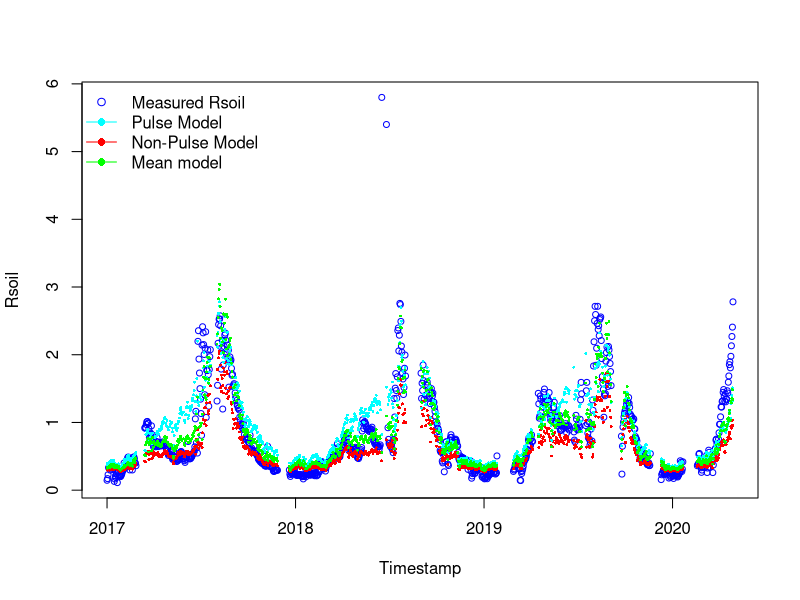
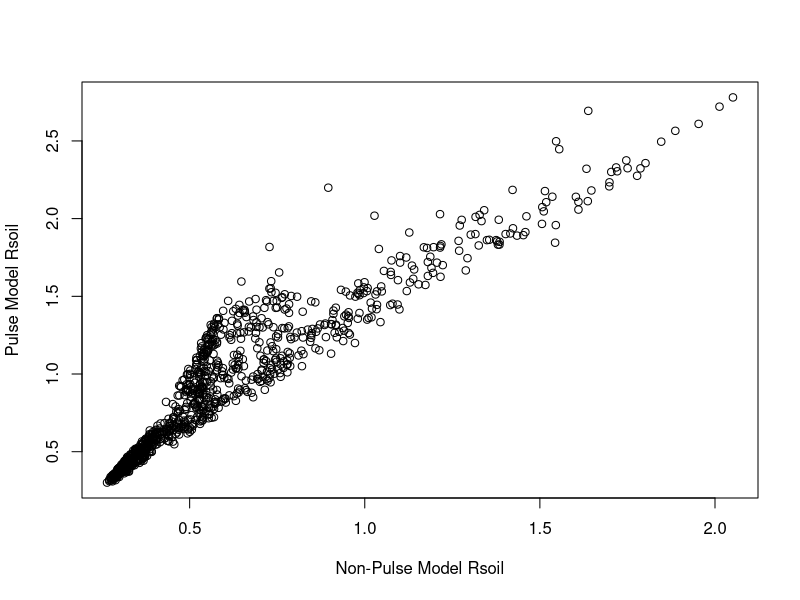
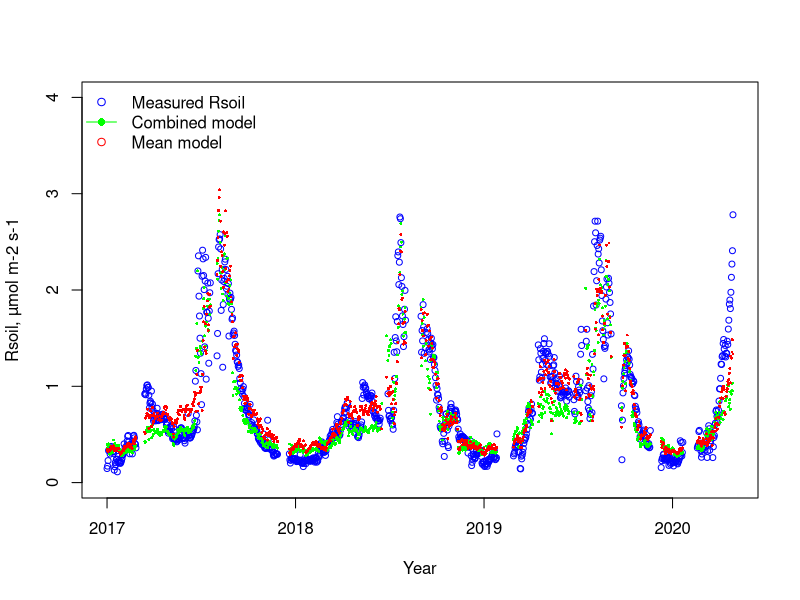
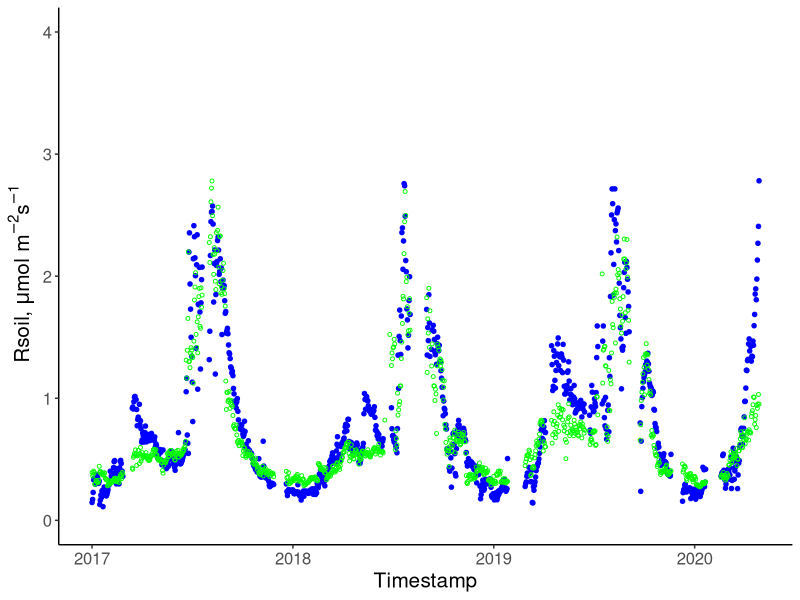
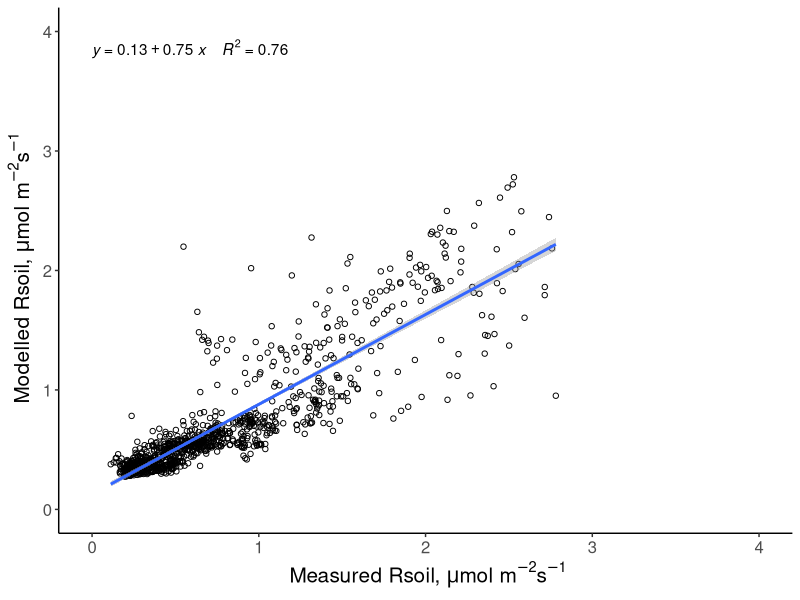
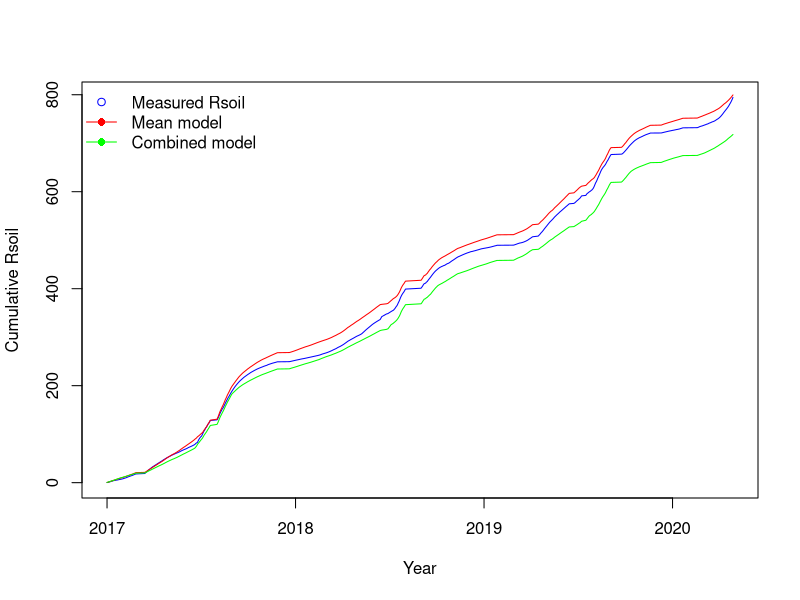
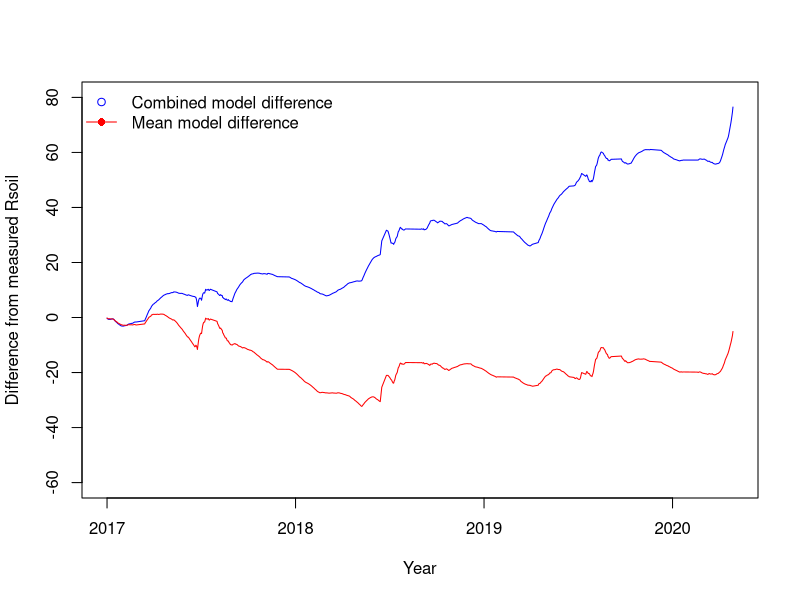
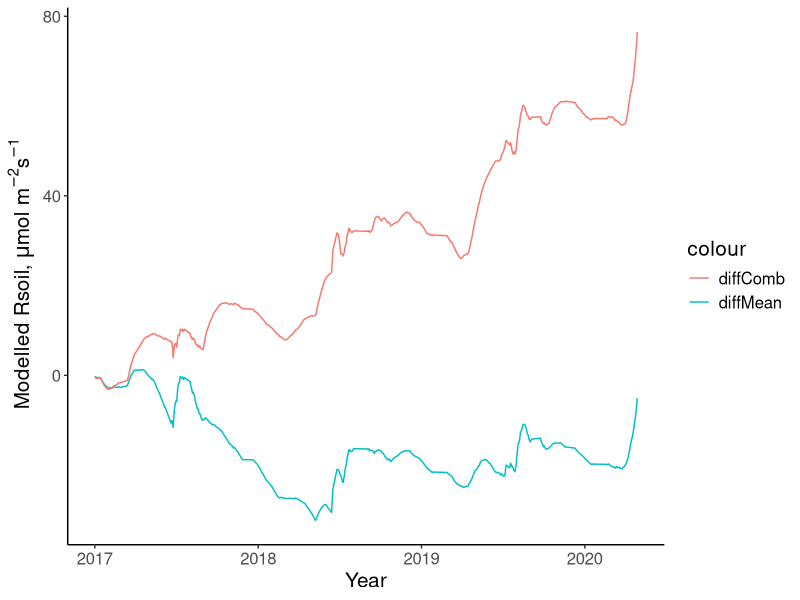

Recreate these plots in R, in order.
# 18-05-2024
# Anastasia Makhnykina

library(dplyr)
library(tidyr)
library(tidyverse)
library(lubridate)
library(ggplot2)
library(units)
library(stats)
library(grDevices)
library(readr)
library(minpack.lm)
library(ggpubr)
# Open new files 
summary_Cham <- read.csv("data/All summary chamber.csv")
Pulse_Cham <- read.csv("data/Pulse sum chamber.csv")
NonPulse_Cham <- read.csv("data/NonPulse sum chamber.csv")

# Make sure in the Date format
NonPulse_Cham$date <- as.Date(NonPulse_Cham$date)
Pulse_Cham$date <- as.Date(Pulse_Cham$date)
summary_Cham$date <- as.Date(summary_Cham$date)

# CHECK COLUMN NAMES AND DATA TYPES
str(NonPulse_Cham)
str(Pulse_Cham)
str(summary_Cham)

###### Pulse time model ###########################
###################################################

# Assign variables
Pulse_Cham <- na.omit(Pulse_Cham)

meanSWC_P =Pulse_Cham$meanSWC
meanST_P = Pulse_Cham$meanTsoil
meanGPP_P = Pulse_Cham$meanGPP
GPPmax_P = max(Pulse_Cham$meanGPP, na.rm=TRUE)

# Fit model
Param_model4_P <- nls(meanRsoil ~ Fref*((meanGPP_P/GPPmax_P +n)/1+n) *(1-c4*(0.1-meanSWC_P)^2)*exp(b4*meanST_P), 
                      data = Pulse_Cham,
                      start = list(Fref=0.75,  c4=56.54, b4=0.04, n=0.84),
                      control = nls.control(maxiter = 1000, minFactor = 0.01)
)
Summary_Model4_P = summary(Param_model4_P)

# Pulse parameters 
#Parameters:
# Estimate Std. Error t value Pr(>|t|)    
# Fref  0.446910   0.060229   7.420 7.49e-13 ***
# c4    -1.058658   0.764587  -1.385    0.167    
# b4     0.044799   0.003433  13.049  < 2e-16 ***
#  n     0.298964   0.035638   8.389 9.29e-16 ***

FrefP = 0.446910 
SMoptP =0.125 
c4P = -1.058658   
b4P = 0.044799
nP= 0.298964

####### Non-Pulse model ###################
###########################################

# Assign variables
NonPulse_Cham <- na.omit(NonPulse_Cham)

meanSWC_NP <- NonPulse_Cham$meanSWC
meanST_NP <- NonPulse_Cham$meanTsoil
meanGPP_NP <- NonPulse_Cham$meanGPP
GPPmax_NP <- max(NonPulse_Cham$meanGPP)

# Fit model
Param_model4_NP <- nls(meanRsoil ~ Fref*((meanGPP_NP/GPPmax_NP +n)/1+n) *
                         (1-c4*(0.1-meanSWC_NP)^2)*exp(b4*meanST_NP), 
                       data = NonPulse_Cham,
                       start = list(Fref=0.75, c4=56.54, b4=0.04, n=0.84),
                       control = nls.control(maxiter = 1000, minFactor = 0.01)
)
Summary_Model4_NP = summary(Param_model4_NP)

#Parameters:
#        Estimate Std. Error t value Pr(>|t|)    
# Fref   0.743454   0.035530  20.924   <2e-16 ***
#  c4   -1.668911   0.845241  -1.974   0.0488 *  
#  b4    0.023544   0.001437  16.383   <2e-16 ***
#  n     0.160941   0.007160  22.479   <2e-16 ***


# NON_Pulse parameters
FrefNP = 0.743454
SMoptNP =0.125 
c4NP = -1.668911  
b4NP = 0.023544
nNP=  0.160941

############### All time model #################################
################################################################

complete.cases(summary_Cham)

# Setting up drivers for all time

summary_Cham <- na.omit (summary_Cham)

All_meanSWC = summary_Cham$meanSWC
All_meanST = summary_Cham$meanTsoil
All_meanGPP = summary_Cham$meanGPP
All_GPPmax = max(summary_Cham$meanGPP, na.rm = TRUE)

Param_model4_All <- nls(meanRsoil ~ Fref*((All_meanGPP/All_GPPmax +n)/1+n) *(1-c4*(0.1-All_meanSWC)^2)*exp(b4*All_meanST), 
                        data = summary_Cham,
                        start = list(Fref=0.75,  c4=56.54, b4=0.04, n=0.84),
                        control = nls.control(maxiter = 1000, minFactor = 0.01)
)
Summary_Model4_All = summary(Param_model4_All)

#Parameters:
#       Estimate Std. Error t value Pr(>|t|)    
# Fref  0.916427   0.062004  14.780   <2e-16 ***
# c4   -0.244660   0.542270  -0.451    0.652    
# b4    0.031851   0.001996  15.960   <2e-16 ***
# n     0.137391   0.007402  18.561   <2e-16 ***


# All-time parameters
FrefAll = 0.916427
SMoptAll =0.125 
c4All = -0.244660   
b4All = 0.031851
nAll= 0.137391



#run model for full time series based on non-pulse time parameters
ALL_model4_NP = FrefNP*((All_meanGPP/All_GPPmax +nNP)/1+nNP) *(1-c4NP*(SMoptNP-All_meanSWC)^2)*exp(b4NP*All_meanST)
#run model for full time series based on pulse time parameters
All_model4_P = FrefP*((All_meanGPP/All_GPPmax +nP)/1+nP) *(1-c4P*(SMoptP-All_meanSWC)^2)*exp(b4P*All_meanST)
#run all time model
All_model4 = FrefAll*((All_meanGPP/All_GPPmax +nAll)/1+nAll) *(1-c4All*(SMoptAll-All_meanSWC)^2)*exp(b4All*All_meanST)

# Plot the RECO time series
plot(summary_Cham$date, summary_Cham$meanRsoil, type = "p", col = "blue", xlab = "Timestamp", ylab = "Rsoil", cex = 0.8)

# Add the model output time series to the plot - CORRECT FIGURE
points(summary_Cham$date, ALL_model4_NP, col = "red", pch = 16, cex = 0.4)
points(summary_Cham$date, All_model4_P, col = "cyan", pch = 16, cex = 0.4, alpha=0.5)
points(summary_Cham$date, All_model4, col = "green", pch = 16, cex = 0.4, alpha=0.5)

# create the legend
legend(x = "topleft",
       legend = c("Measured Rsoil", "Pulse Model", "Non-Pulse Model", "Mean model"),
       pch = c(1, 16, 16,16),
       col = c("blue", "cyan", "red","green"),
       lty = c(NA, 1, 1,1),
       bty = "n")


plot(ALL_model4_NP,All_model4_P, xlab = "Non-Pulse Model Rsoil", ylab = "Pulse Model Rsoil")

# calculate RMSE
rmse_NP <- sqrt(mean((ALL_model4_NP - summary_Cham$meanRsoil)^2, na.rm = TRUE))
rmse_P <- sqrt(mean((All_model4_P - summary_Cham$meanRsoil)^2, na.rm = TRUE))
# calculate MAPE
mape_NP <- mean(abs(ALL_model4_NP - summary_Cham$meanRsoil) / summary_Cham$meanRsoil, na.rm = TRUE) * 100
mape_P <- mean(abs(All_model4_P - summary_Cham$meanRsoil) / summary_Cham$meanRsoil, na.rm = TRUE) * 100
# calculate R-squared
r_squared_NP <- cor(ALL_model4_NP, summary_Cham$meanRsoil, use = "complete.obs")^2
r_squared_P <- cor(All_model4_P, summary_Cham$meanRsoil, use = "complete.obs")^2


# Create df with all measured and modelled fluxes
Rsoil_df <- summary_Cham %>%
  select(date, meanRsoil, max_pulse_duration, )

Rsoil_df$PulseM <- All_model4_P
Rsoil_df$NonPulseM <- ALL_model4_NP
Rsoil_df$MeanM <- All_model4

Rsoil1 <- Rsoil_df %>%
  select (date, meanRsoil, max_pulse_duration, PulseM, NonPulseM, MeanM) %>%
  mutate(case_when(max_pulse_duration == 0 ~ NonPulseM,
                   max_pulse_duration == 8 ~ PulseM,
                   max_pulse_duration == 14 ~ PulseM,
                   max_pulse_duration == 20 ~ PulseM))


plot(Rsoil1$date, Rsoil1$meanRsoil, type = "p", col = "blue", xlab = "Year", 
     ylab =  "Rsoil, µmol m-2 s-1", cex = 0.8,
     ylim = c(0,4))

points(Rsoil1$date, Rsoil1$`case_when(...)`, col="green", pch = 16, cex = 0.4, alpha=0.5)
points(Rsoil1$date, Rsoil1$MeanM, col="red", pch = 16, cex = 0.4, alpha=0.5)

# create the legend
legend(x = "topleft",
       legend = c("Measured Rsoil", "Combined model", "Mean model"),
       pch = c(1, 16),
       col = c("blue", "green", "red"),
       lty = c(NA, 1),
       bty = "n")

Rsoil_df$Rsoil_Combined <- Rsoil1$`case_when(...)`

Rsoil_df %>%
  na.omit() %>%
  ggplot(aes(x=date))+
  geom_point(aes(y = meanRsoil),shape=20, color = "blue", size = 2)+
  geom_point(aes(y=Rsoil_Combined),shape=1, size = 1, color = "green")+
  theme_classic()+
  theme(text = element_text(size = 15))+
  ylab(~paste("Rsoil, ", mu, "mol m"^-2,"s"^-1))+
  xlab("Timestamp")+
  ylim(0,4)


Rsoil_df %>%
  ggplot(aes(x=meanRsoil, y = Rsoil_Combined))+
  geom_point(shape=1)+
  theme_classic()+
  theme(text = element_text(size = 15))+
  stat_regline_equation(aes(label = paste(..eq.label..,..rr.label.., sep = "~~~~")))+
  stat_smooth(method = "lm",formula = y ~ x ,size = 1)+
  ylab(~paste("Modelled Rsoil, ", mu, "mol m"^-2,"s"^-1))+
  xlab(~paste("Measured Rsoil, ", mu, "mol m"^-2,"s"^-1))+
  #ggtitle('Non-pulse time')+
  ylim(0,4)+
  xlim(0,4)

# statistics for Combined model
rmse_CombMod <- sqrt(sum((Rsoil_df$Rsoil_Combined - Rsoil_df$meanRsoil)^2, na.rm=TRUE)/nrow(Rsoil_df))

# calculate MAPE -  Mean absolute percent error
mape_CombMod <- mean(abs((Rsoil_df$Rsoil_Combined - Rsoil_df$meanRsoil) / Rsoil_df$meanRsoil), na.rm=TRUE) * 100

# calculate R-squared
r_squared_CombMod <- cor(Rsoil_df$Rsoil_Combined, Rsoil_df$meanRsoil, use = "complete.obs")^2

### statistics for Mean model
rmse_MeanMod <- sqrt(sum((Rsoil_df$MeanM - Rsoil_df$meanRsoil)^2, na.rm=TRUE)/nrow(Rsoil_df))

# calculate MAPE -  Mean absolute percent error
mape_MeanMod <- mean(abs((Rsoil_df$MeanM - Rsoil_df$meanRsoil) / Rsoil_df$meanRsoil), na.rm=TRUE) * 100

# calculate R-squared
r_squared_MeanMod <- cor(Rsoil_df$MeanM, Rsoil_df$meanRsoil, use = "complete.obs")^2



###### Calculate cumulative flux for - Mean model, Including Pulse and non-pulse together and measured fluxes ######
####################################################################################################################

### Create df with just fluxes #####

Rsoildf_new <- Rsoil_df %>%
  na.omit() %>%
  select (date, meanRsoil, MeanM, Rsoil_Combined)

Rsoildf_new$culMeasured <- ave(Rsoildf_new$meanRsoil, FUN = cumsum)  
Rsoildf_new$culMeanMod <- ave(Rsoildf_new$MeanM, FUN = cumsum)  
Rsoildf_new$culCombined <- ave(Rsoildf_new$Rsoil_Combined, FUN = cumsum)  


plot(Rsoildf_new$date,Rsoildf_new$culMeasured,  type = "l", col = "blue", xlab = "Year", 
     ylab =  "Cumulative Rsoil", cex = 0.8)
lines(Rsoildf_new$date, Rsoildf_new$culMeanMod, type = "l", col = "red")
lines(Rsoildf_new$date, Rsoildf_new$culCombined, type = "l", col = "green")


legend(x = "topleft",
       legend = c("Measured Rsoil", "Mean model", "Combined model" ),
       pch = c(1, 16, 16),
       col = c("blue", "red", "green"),
       lty = c(NA, 1,1),
       bty = "n")



sum(Rsoildf_new$meanRsoil)
sum(Rsoildf_new$MeanM)
sum(Rsoildf_new$Rsoil_Combined)

######### Difference Rsoil Measured - Modelled 
Rsoildf_new$diffMean <- Rsoildf_new$culMeasured - Rsoildf_new$culMeanMod
Rsoildf_new$diffComb <- Rsoildf_new$culMeasured - Rsoildf_new$culCombined


plot(Rsoildf_new$date,Rsoildf_new$diffComb,  type = "l", col = "blue", xlab = "Year", 
     ylab =  "Difference from measured Rsoil", #cex = 0.8,
     ylim = c(-60,80)
)
lines(Rsoildf_new$date, Rsoildf_new$diffMean, type = "l", col = "red")

legend(x = "topleft",
       legend = c("Combined model difference", "Mean model difference"),
       pch = c(1, 16, 16),
       col = c("blue", "red"),
       lty = c(NA, 1, 1),
       bty = "n")


Rsoildf_new %>%
  ggplot(aes(x=date))+ 
  geom_line(aes(y = diffMean, col = 'diffMean'))+
  geom_line(aes(y = diffComb, col = 'diffComb'))+
  theme_classic()+
  theme(text = element_text(size = 15))+
  #stat_regline_equation(aes(label = paste(..eq.label..,..rr.label.., sep = "~~~~")))+
  #stat_smooth(method = "lm",formula = y ~ x ,size = 1)+
  ylab(~paste("Modelled Rsoil, ", mu, "mol m"^-2,"s"^-1))+
  xlab('Year')
#ggtitle('Non-pulse time')+
#ylim(0,4)+
#xlim(0,4)


Rsoildf_new$diffMeanV <- Rsoildf_new$meanRsoil - Rsoildf_new$MeanM
Rsoildf_new$diffCombV <- Rsoildf_new$meanRsoil - Rsoildf_new$Rsoil_Combined


plot(Rsoildf_new$date,Rsoildf_new$diffCombV,  type = "l", col = "blue", xlab = "Year", 
     ylab =  "Difference from measured Rsoil", #cex = 0.8,
     ylim = c(-3,6)
)
lines(Rsoildf_new$date, Rsoildf_new$diffMeanV, type = "l", col = "red")

legend(x = "topleft",
       legend = c( "Combined model difference", "Mean model difference"),
       pch = c(1, 16, 16),
       col = c("blue", "red"),
       lty = c(NA, 1, 1),
       bty = "n")

######### Difference Modelled - Rsoil Measured 
Rsoildf_new$diffMean2 <-  Rsoildf_new$culMeanMod - Rsoildf_new$culMeasured
Rsoildf_new$diffComb2 <- Rsoildf_new$culCombined - Rsoildf_new$culMeasured 


plot(Rsoildf_new$date,Rsoildf_new$diffComb2,  type = "l", col = "blue", xlab = "Year", 
     ylab =  "Difference from measured Rsoil", #cex = 0.8,
     ylim = c(-80,60)
)
lines(Rsoildf_new$date, Rsoildf_new$diffMean2, type = "l", col = "red")

legend(x = "topleft",
       legend = c("Combined model difference", "Mean model difference"),
       pch = c(1, 16, 16),
       col = c("blue", "red"),
       lty = c(NA, 1, 1),
       bty = "n")


Rsoildf_new %>%
  ggplot(aes(x=date))+ 
  geom_line(aes(y = diffMean2, col = 'diffMean'))+
  geom_line(aes(y = diffComb2, col = 'diffComb'))+
  theme_classic()+
  theme(text = element_text(size = 15))+
  #stat_regline_equation(aes(label = paste(..eq.label..,..rr.label.., sep = "~~~~")))+
  #stat_smooth(method = "lm",formula = y ~ x ,size = 1)+
  ylab(~paste("Modelled Rsoil, ", mu, "mol m"^-2,"s"^-1))+
  xlab('Year')
#ggtitle('Non-pulse time')+
#ylim(0,4)+
#xlim(0,4)


Rsoildf_new$diffMeanV2 <- Rsoildf_new$MeanM - Rsoildf_new$meanRsoil 
Rsoildf_new$diffCombV2 <- Rsoildf_new$Rsoil_Combined - Rsoildf_new$meanRsoil 


plot(Rsoildf_new$date,Rsoildf_new$diffCombV2,  type = "l", col = "blue", xlab = "Year", 
     ylab =  "Difference from measured Rsoil", #cex = 0.8,
     ylim = c(-6,3)
)
lines(Rsoildf_new$date, Rsoildf_new$diffMeanV2, type = "l", col = "red")

legend(x = "topleft",
       legend = c( "Combined model difference", "Mean model difference"),
       pch = c(1, 16, 16),
       col = c("blue", "red"),
       lty = c(NA, 1, 1),
       bty = "n")


##### Find model parameters for each year ######################
################################################################

# NP-model
NonPulse_Cham$year <- substr(NonPulse_Cham$date, 1,4)
NonPulse_Cham$year <- as.numeric(as.character(NonPulse_Cham$year))

yearID1 <- unique(NonPulse_Cham$year)

start1 <- list(FrefNP=0.75, c4=56.54, b4=0.04, n=0.84)

# create empty data.frame to store IDs and parameters
params.pre1 <- data.frame(matrix(nrow = length(yearID1), ncol = 1+length(start1)))
names(params.pre1) <- c("yearID1", names(start1))

for(i in seq_along(yearID1)) {
  # create data frame for sub "i"
  
  individual_DFs1 <- NonPulse_Cham %>% filter (year %in% yearID1[i])
  
  # fit model for each sub "i"
  Param_model4_NP1 <- nlsLM(meanRsoil ~ FrefNP*((meanGPP_NP/GPPmax_NP +n)/1+n)*
                              (1-c4*(0.1-meanSWC_NP)^2)*exp(b4*meanST_NP), 
                            data = individual_DFs1,
                            start = start1, trace = TRUE
  )
  
  # store IDs
  params.pre1[i,1] <- yearID1[i]
  
  # store fit parameters
  params.pre1[i,2:ncol(params.pre1)] <- Param_model4_NP1$m$getPars()
  
  
  
}

params.pre1


# Pulse model
Pulse_Cham$year <- substr(Pulse_Cham$date, 1,4)
Pulse_Cham$year <- as.numeric(as.character(Pulse_Cham$year))

yearID <- unique(Pulse_Cham$year)

start <- list(FrefP=0.75, c4=56.54, b4=0.04, n=0.84)

# create empty data.frame to store IDs and parameters
params.pre <- data.frame(matrix(nrow = length(yearID), ncol = 1+length(start)))
names(params.pre) <- c("yearID", names(start))


for(i in seq_along(yearID)) {
  # create data frame for sub "i"
  
  individual_DFs <- Pulse_Cham %>% filter (year %in% yearID[i])
  
  # fit model for each sub "i"
  Param_model4_P1 <- nlsLM(meanRsoil ~ FrefP*((meanGPP_P/GPPmax_P +n)/1+n) *(1-c4*(0.1-meanSWC_P)^2)*exp(b4*meanST_P), 
                           data = individual_DFs,
                           start = start, trace = TRUE,
                           #control = nls.control(maxiter = 1000, minFactor = 0.01)
  )
  
  # store IDs
  params.pre[i,1] <- yearID[i]
  
  # store fit parameters
  params.pre[i,2:ncol(params.pre)] <- Param_model4_P1$m$getPars()
  
  #params.pre[i,3:ncol(params.pre)] <- Param_model4_P1$m$getPars()
  
  
  
}

params.pre


# Mean Model 
summary_Cham$year <- substr(summary_Cham$date, 1,4)
summary_Cham$year <- as.numeric(as.character(summary_Cham$year))

yearID2 <- unique(summary_Cham$year)

start2 <- list(FrefL=0.75,  c4L=56.54, b4L=0.04, nL=0.84)

# create empty data.frame to store IDs and parameters
params.pre2 <- data.frame(matrix(nrow = length(yearID2), ncol = 1+length(start2)))
names(params.pre2) <- c("yearID", names(start2))


for(i in seq_along(yearID2)) {
  # create data frame for sub "i"
  
  individual_DFs2 <- summary_Cham %>% filter (year %in% yearID2[i])
  
  # fit model for each sub "i"
  Param_model4_All1 <- nlsLM(meanRsoil ~ FrefL*((All_meanGPP/All_GPPmax +nL)/1+nL) *(1-c4L*(0.1-All_meanSWC)^2)*exp(b4L*All_meanST), 
                             data = individual_DFs2,
                             start = start2, trace = TRUE,
                             #control = nls.control(maxiter = 1000, minFactor = 0.01)
  )
  
  # store IDs
  params.pre2[i,1] <- yearID2[i]
  
  # store fit parameters
  params.pre2[i,2:ncol(params.pre2)] <- Param_model4_All1$m$getPars()
  
  #params.pre[i,3:ncol(params.pre)] <- Param_model4_P1$m$getPars()
  
  
  
}

params.pre2

##############################################
# Year-by-Year Model Analysis with Diagnostics
##############################################

# Ensure the full time series has a "year" column.
summary_Cham$year <- as.numeric(format(summary_Cham$date, "%Y"))
unique_years <- sort(unique(summary_Cham$year))

# Create a list to store results.
year_by_year_results <- list()

# Loop over each year.
for (yr in unique_years) {
  
  # Subset the data for the current year.
  df_year <- summary_Cham %>% filter(year == yr)
  if(nrow(df_year) == 0) next
  
  # Compute maximum GPP for the year.
  year_GPPmax <- max(df_year$meanGPP, na.rm = TRUE)
  
  # Retrieve year-specific parameters from the pre-computed data frames.
  nonpulse_params <- params.pre1 %>% filter(yearID1 == yr)
  pulse_params    <- params.pre %>% filter(yearID == yr)
  mean_params     <- params.pre2 %>% filter(yearID == yr)
  
  if(nrow(nonpulse_params) == 0 || nrow(pulse_params) == 0 || nrow(mean_params) == 0){
    cat("Skipping year", yr, "due to missing parameter estimates.\n")
    next
  }
  
  # Extract parameters (assumes one row per year).
  FrefNP_year <- nonpulse_params$FrefNP
  c4NP_year   <- nonpulse_params$c4
  b4NP_year   <- nonpulse_params$b4
  nNP_year    <- nonpulse_params$n
  
  FrefP_year  <- pulse_params$FrefP
  c4P_year    <- pulse_params$c4
  b4P_year    <- pulse_params$b4
  nP_year     <- pulse_params$n
  
  FrefAll_year <- mean_params$FrefL
  c4All_year   <- mean_params$c4L
  b4All_year   <- mean_params$b4L
  nAll_year    <- mean_params$nL
  
  SMopt <- 0.125  # Soil moisture optimum
  
  # Compute predictions.
  model_NP <- FrefNP_year * (((df_year$meanGPP / year_GPPmax) + nNP_year) / (1 + nNP_year)) *
    (1 - c4NP_year * (SMopt - df_year$meanSWC)^2) *
    exp(b4NP_year * df_year$meanTsoil)
  
  model_P <- FrefP_year * (((df_year$meanGPP / year_GPPmax) + nP_year) / (1 + nP_year)) *
    (1 - c4P_year * (SMopt - df_year$meanSWC)^2) *
    exp(b4P_year * df_year$meanTsoil)
  
  model_All <- FrefAll_year * (((df_year$meanGPP / year_GPPmax) + nAll_year) / (1 + nAll_year)) *
    (1 - c4All_year * (SMopt - df_year$meanSWC)^2) *
    exp(b4All_year * df_year$meanTsoil)
  
  combined_model <- ifelse(df_year$max_pulse_duration == 0, model_NP,
                           ifelse(df_year$max_pulse_duration %in% c(8, 14, 20), model_P, NA))
  
  df_year <- df_year %>%
    mutate(model_NP = model_NP,
           model_P = model_P,
           model_All = model_All,
           combined_model = combined_model)
  
  rmse_comb <- sqrt(mean((df_year$combined_model - df_year$meanRsoil)^2, na.rm = TRUE))
  rmse_mean <- sqrt(mean((model_All - df_year$meanRsoil)^2, na.rm = TRUE))
  
  year_by_year_results[[as.character(yr)]] <- list(data = df_year, diagnostics = list(rmse_comb = rmse_comb))
  
  # Set up a 2x3 layout for six plots.
  par(mfrow = c(2, 3))
  
  # (1) Time Series: Measured vs. Models.
  plot(df_year$date, df_year$meanRsoil, type = "p", col = "blue",
       main = paste("Measured vs. Models (Year", yr, ")"),
       xlab = "Date", ylab = "Rsoil",
       ylim = range(c(df_year$meanRsoil, model_NP, model_P, model_All, combined_model), na.rm = TRUE))
  points(df_year$date, model_NP, col = "red", pch = 16, cex = 0.6)
  points(df_year$date, model_P, col = "cyan", pch = 16, cex = 0.6)
  points(df_year$date, model_All, col = "green", pch = 16, cex = 0.6)
  points(df_year$date, combined_model, col = "magenta", pch = 16, cex = 0.6)
  legend("topleft", legend = c("Measured", "Non-Pulse", "Pulse", "Mean", "Combined"),
         col = c("blue", "red", "cyan", "green", "magenta"), pch = 16, bty = "n")
  
  # (2) Scatter: Measured vs. Combined.
  plot(df_year$meanRsoil, combined_model,
       main = paste("Measured vs. Combined (Year", yr, ")"),
       xlab = "Measured Rsoil", ylab = "Combined Model Rsoil", pch = 16, col = "magenta")
  abline(lm(combined_model ~ df_year$meanRsoil), col = "darkgrey")
  legend("topleft", legend = paste("RMSE =", round(rmse_comb, 3)), bty = "n")
  
  # (3) Cumulative Flux: Measured vs. Combined.
  df_year <- df_year %>% arrange(date) %>%
    mutate(cumMeasured = cumsum(meanRsoil),
           cumCombined = cumsum(combined_model))
  plot(df_year$date, df_year$cumMeasured, type = "l", col = "blue",
       main = paste("Cumulative Flux (Year", yr, ")"),
       xlab = "Date", ylab = "Cumulative Rsoil")
  lines(df_year$date, df_year$cumCombined, col = "magenta")
  legend("topleft", legend = c("Measured", "Combined"), col = c("blue", "magenta"), lty = 1, bty = "n")
  
  # (4) Difference Plot: Cumulative Measured - Combined.
  diff_cum <- df_year$cumMeasured - df_year$cumCombined
  plot(df_year$date, diff_cum, type = "l", col = "red",
       main = paste("Cumulative Diff (Year", yr, ")"),
       xlab = "Date", ylab = "Measured - Combined")
  
  # (5) Scatter: Relative Performance (Mean vs. Combined).
  plot(df_year$meanRsoil, model_All, xlab = "Measured Rsoil", ylab = "Modelled Rsoil",
       main = paste("Mean vs. Combined (Year", yr, ")"),
       pch = 16, col = "green",
       xlim = range(df_year$meanRsoil, na.rm = TRUE),
       ylim = range(c(model_All, combined_model), na.rm = TRUE))
  points(df_year$meanRsoil, combined_model, pch = 16, col = "magenta")
  abline(0,1, col = "black", lty = 2)  # 1:1 reference line
  legend("topleft", legend = c(paste("Mean RMSE =", round(rmse_mean,3)),
                               paste("Combined RMSE =", round(rmse_comb,3))),
         col = c("green", "magenta"), pch = 16)
  
  # (6) Bar Plot: RMSE Comparison (Mean vs. Combined).
  rmse_df <- data.frame(Model = c("Mean", "Combined"),
                        RMSE = c(rmse_mean, rmse_comb))
  barplot(rmse_df$RMSE, names.arg = rmse_df$Model,
          main = paste("RMSE Comparison (Year", yr, ")"),
          col = c("green", "magenta"), ylab = "RMSE", ylim = c(0, max(rmse_df$RMSE)*1.2))
  
  # Reset the plotting layout.
  par(mfrow = c(1, 1))
  
}  # End of loop over years

# (Optional) Inspect the 'year_by_year_results' list for further diagnostics.
